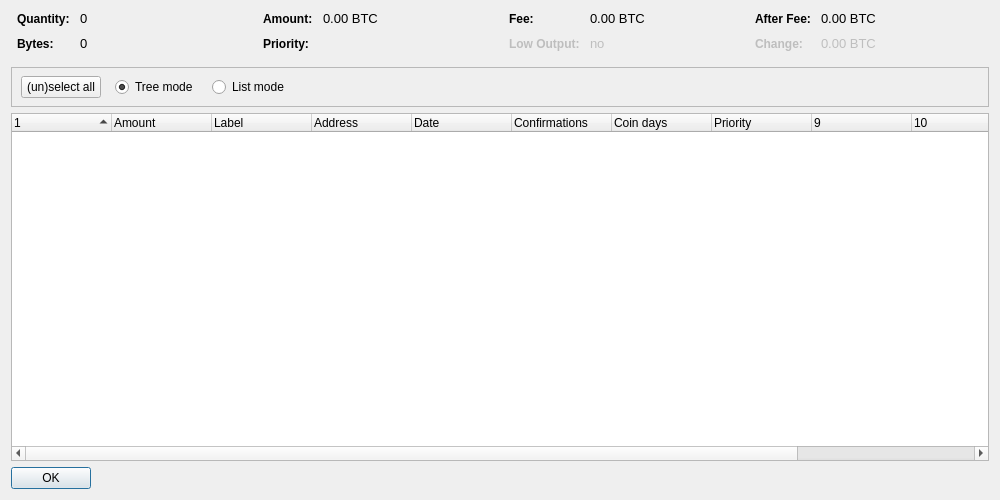
<?xml version="1.0" encoding="UTF-8"?>
<ui version="4.0">
 <class>CoinControlDialog</class>
 <widget class="QDialog" name="CoinControlDialog">
  <property name="geometry">
   <rect>
    <x>0</x>
    <y>0</y>
    <width>1000</width>
    <height>500</height>
   </rect>
  </property>
  <property name="windowTitle">
   <string>Coin Control</string>
  </property>
  <layout class="QVBoxLayout" name="verticalLayout">
   <item>
    <layout class="QHBoxLayout" name="horizontalLayoutTop" stretch="0,0,0,0">
     <property name="topMargin">
      <number>0</number>
     </property>
     <property name="bottomMargin">
      <number>10</number>
     </property>
     <item>
      <layout class="QFormLayout" name="formLayoutCoinControl1">
       <property name="horizontalSpacing">
        <number>10</number>
       </property>
       <property name="verticalSpacing">
        <number>10</number>
       </property>
       <property name="leftMargin">
        <number>6</number>
       </property>
       <property name="rightMargin">
        <number>6</number>
       </property>
       <item row="0" column="0">
        <widget class="QLabel" name="labelCoinControlQuantityText">
         <property name="font">
          <font>
           <weight>75</weight>
           <bold>true</bold>
          </font>
         </property>
         <property name="text">
          <string>Quantity:</string>
         </property>
        </widget>
       </item>
       <item row="0" column="1">
        <widget class="QLabel" name="labelCoinControlQuantity">
         <property name="font">
          <font>
           
           <pointsize>10</pointsize>
          </font>
         </property>
         <property name="cursor">
          <cursorShape>IBeamCursor</cursorShape>
         </property>
         <property name="contextMenuPolicy">
          <enum>Qt::ActionsContextMenu</enum>
         </property>
         <property name="text">
          <string>0</string>
         </property>
         <property name="textInteractionFlags">
          <set>Qt::LinksAccessibleByMouse|Qt::TextSelectableByKeyboard|Qt::TextSelectableByMouse</set>
         </property>
        </widget>
       </item>
       <item row="1" column="0">
        <widget class="QLabel" name="labelCoinControlBytesText">
         <property name="font">
          <font>
           <weight>75</weight>
           <bold>true</bold>
          </font>
         </property>
         <property name="text">
          <string>Bytes:</string>
         </property>
        </widget>
       </item>
       <item row="1" column="1">
        <widget class="QLabel" name="labelCoinControlBytes">
         <property name="font">
          <font>
           
           <pointsize>10</pointsize>
          </font>
         </property>
         <property name="cursor">
          <cursorShape>IBeamCursor</cursorShape>
         </property>
         <property name="contextMenuPolicy">
          <enum>Qt::ActionsContextMenu</enum>
         </property>
         <property name="text">
          <string>0</string>
         </property>
         <property name="textInteractionFlags">
          <set>Qt::LinksAccessibleByMouse|Qt::TextSelectableByKeyboard|Qt::TextSelectableByMouse</set>
         </property>
        </widget>
       </item>
      </layout>
     </item>
     <item>
      <layout class="QFormLayout" name="formLayoutCoinControl2">
       <property name="horizontalSpacing">
        <number>10</number>
       </property>
       <property name="verticalSpacing">
        <number>10</number>
       </property>
       <property name="leftMargin">
        <number>6</number>
       </property>
       <property name="rightMargin">
        <number>6</number>
       </property>
       <item row="0" column="0">
        <widget class="QLabel" name="labelCoinControlAmountText">
         <property name="font">
          <font>
           <weight>75</weight>
           <bold>true</bold>
          </font>
         </property>
         <property name="text">
          <string>Amount:</string>
         </property>
        </widget>
       </item>
       <item row="0" column="1">
        <widget class="QLabel" name="labelCoinControlAmount">
         <property name="font">
          <font>
           
           <pointsize>10</pointsize>
          </font>
         </property>
         <property name="cursor">
          <cursorShape>IBeamCursor</cursorShape>
         </property>
         <property name="contextMenuPolicy">
          <enum>Qt::ActionsContextMenu</enum>
         </property>
         <property name="text">
          <string>0.00 BTC</string>
         </property>
         <property name="textInteractionFlags">
          <set>Qt::LinksAccessibleByMouse|Qt::TextSelectableByKeyboard|Qt::TextSelectableByMouse</set>
         </property>
        </widget>
       </item>
       <item row="1" column="0">
        <widget class="QLabel" name="labelCoinControlPriorityText">
         <property name="font">
          <font>
           <weight>75</weight>
           <bold>true</bold>
          </font>
         </property>
         <property name="text">
          <string>Priority:</string>
         </property>
        </widget>
       </item>
       <item row="1" column="1">
        <widget class="QLabel" name="labelCoinControlPriority">
         <property name="font">
          <font>
           
           <pointsize>10</pointsize>
          </font>
         </property>
         <property name="cursor">
          <cursorShape>IBeamCursor</cursorShape>
         </property>
         <property name="contextMenuPolicy">
          <enum>Qt::ActionsContextMenu</enum>
         </property>
         <property name="text">
          <string/>
         </property>
         <property name="textInteractionFlags">
          <set>Qt::LinksAccessibleByMouse|Qt::TextSelectableByKeyboard|Qt::TextSelectableByMouse</set>
         </property>
        </widget>
       </item>
      </layout>
     </item>
     <item>
      <layout class="QFormLayout" name="formLayoutCoinControl3">
       <property name="horizontalSpacing">
        <number>10</number>
       </property>
       <property name="verticalSpacing">
        <number>10</number>
       </property>
       <property name="leftMargin">
        <number>6</number>
       </property>
       <property name="rightMargin">
        <number>6</number>
       </property>
       <item row="0" column="0">
        <widget class="QLabel" name="labelCoinControlFeeText">
         <property name="font">
          <font>
           <weight>75</weight>
           <bold>true</bold>
          </font>
         </property>
         <property name="text">
          <string>Fee:</string>
         </property>
        </widget>
       </item>
       <item row="0" column="1">
        <widget class="QLabel" name="labelCoinControlFee">
         <property name="font">
          <font>
           
           <pointsize>10</pointsize>
          </font>
         </property>
         <property name="cursor">
          <cursorShape>IBeamCursor</cursorShape>
         </property>
         <property name="contextMenuPolicy">
          <enum>Qt::ActionsContextMenu</enum>
         </property>
         <property name="text">
          <string>0.00 BTC</string>
         </property>
         <property name="textInteractionFlags">
          <set>Qt::LinksAccessibleByMouse|Qt::TextSelectableByKeyboard|Qt::TextSelectableByMouse</set>
         </property>
        </widget>
       </item>
       <item row="1" column="0">
        <widget class="QLabel" name="labelCoinControlLowOutputText">
         <property name="enabled">
          <bool>false</bool>
         </property>
         <property name="font">
          <font>
           <weight>75</weight>
           <bold>true</bold>
          </font>
         </property>
         <property name="text">
          <string>Low Output:</string>
         </property>
        </widget>
       </item>
       <item row="1" column="1">
        <widget class="QLabel" name="labelCoinControlLowOutput">
         <property name="enabled">
          <bool>false</bool>
         </property>
         <property name="font">
          <font>
           
           <pointsize>10</pointsize>
          </font>
         </property>
         <property name="cursor">
          <cursorShape>IBeamCursor</cursorShape>
         </property>
         <property name="contextMenuPolicy">
          <enum>Qt::ActionsContextMenu</enum>
         </property>
         <property name="text">
          <string>no</string>
         </property>
         <property name="textInteractionFlags">
          <set>Qt::LinksAccessibleByMouse|Qt::TextSelectableByKeyboard|Qt::TextSelectableByMouse</set>
         </property>
        </widget>
       </item>
      </layout>
     </item>
     <item>
      <layout class="QFormLayout" name="formLayoutCoinControl4">
       <property name="horizontalSpacing">
        <number>10</number>
       </property>
       <property name="verticalSpacing">
        <number>10</number>
       </property>
       <property name="leftMargin">
        <number>6</number>
       </property>
       <property name="rightMargin">
        <number>6</number>
       </property>
       <item row="0" column="0">
        <widget class="QLabel" name="labelCoinControlAfterFeeText">
         <property name="font">
          <font>
           <weight>75</weight>
           <bold>true</bold>
          </font>
         </property>
         <property name="text">
          <string>After Fee:</string>
         </property>
        </widget>
       </item>
       <item row="0" column="1">
        <widget class="QLabel" name="labelCoinControlAfterFee">
         <property name="font">
          <font>
           
           <pointsize>10</pointsize>
          </font>
         </property>
         <property name="cursor">
          <cursorShape>IBeamCursor</cursorShape>
         </property>
         <property name="contextMenuPolicy">
          <enum>Qt::ActionsContextMenu</enum>
         </property>
         <property name="text">
          <string>0.00 BTC</string>
         </property>
         <property name="textInteractionFlags">
          <set>Qt::LinksAccessibleByMouse|Qt::TextSelectableByKeyboard|Qt::TextSelectableByMouse</set>
         </property>
        </widget>
       </item>
       <item row="1" column="0">
        <widget class="QLabel" name="labelCoinControlChangeText">
         <property name="enabled">
          <bool>false</bool>
         </property>
         <property name="font">
          <font>
           <weight>75</weight>
           <bold>true</bold>
          </font>
         </property>
         <property name="text">
          <string>Change:</string>
         </property>
        </widget>
       </item>
       <item row="1" column="1">
        <widget class="QLabel" name="labelCoinControlChange">
         <property name="enabled">
          <bool>false</bool>
         </property>
         <property name="font">
          <font>
           
           <pointsize>10</pointsize>
          </font>
         </property>
         <property name="cursor">
          <cursorShape>IBeamCursor</cursorShape>
         </property>
         <property name="contextMenuPolicy">
          <enum>Qt::ActionsContextMenu</enum>
         </property>
         <property name="text">
          <string>0.00 BTC</string>
         </property>
         <property name="textInteractionFlags">
          <set>Qt::LinksAccessibleByMouse|Qt::TextSelectableByKeyboard|Qt::TextSelectableByMouse</set>
         </property>
        </widget>
       </item>
      </layout>
     </item>
    </layout>
   </item>
   <item>
    <widget class="QFrame" name="frame">
     <property name="minimumSize">
      <size>
       <width>0</width>
       <height>40</height>
      </size>
     </property>
     <property name="frameShape">
      <enum>QFrame::StyledPanel</enum>
     </property>
     <property name="frameShadow">
      <enum>QFrame::Sunken</enum>
     </property>
     <widget class="QWidget" name="horizontalLayoutWidget">
      <property name="geometry">
       <rect>
        <x>10</x>
        <y>0</y>
        <width>781</width>
        <height>41</height>
       </rect>
      </property>
      <layout class="QHBoxLayout" name="horizontalLayoutPanel" stretch="0,0,0,0">
       <property name="spacing">
        <number>14</number>
       </property>
       <item>
        <widget class="QPushButton" name="pushButtonSelectAll">
         <property name="sizePolicy">
          <sizepolicy hsizetype="Maximum" vsizetype="Fixed">
           <horstretch>0</horstretch>
           <verstretch>0</verstretch>
          </sizepolicy>
         </property>
         <property name="text">
          <string>(un)select all</string>
         </property>
        </widget>
       </item>
       <item>
        <widget class="QRadioButton" name="radioTreeMode">
         <property name="sizePolicy">
          <sizepolicy hsizetype="Maximum" vsizetype="Fixed">
           <horstretch>0</horstretch>
           <verstretch>0</verstretch>
          </sizepolicy>
         </property>
         <property name="text">
          <string>Tree mode</string>
         </property>
         <property name="checked">
          <bool>true</bool>
         </property>
        </widget>
       </item>
       <item>
        <widget class="QRadioButton" name="radioListMode">
         <property name="sizePolicy">
          <sizepolicy hsizetype="Maximum" vsizetype="Fixed">
           <horstretch>0</horstretch>
           <verstretch>0</verstretch>
          </sizepolicy>
         </property>
         <property name="text">
          <string>List mode</string>
         </property>
        </widget>
       </item>
       <item>
        <spacer name="horizontalSpacer">
         <property name="orientation">
          <enum>Qt::Horizontal</enum>
         </property>
         <property name="sizeHint" stdset="0">
          <size>
           <width>40</width>
           <height>20</height>
          </size>
         </property>
        </spacer>
       </item>
      </layout>
     </widget>
    </widget>
   </item>
   <item>
    <widget class="CoinControlTreeWidget" name="treeWidget">
     <property name="contextMenuPolicy">
      <enum>Qt::CustomContextMenu</enum>
     </property>
     <property name="sortingEnabled">
      <bool>false</bool>
     </property>
     <property name="columnCount">
      <number>12</number>
     </property>
     <attribute name="headerShowSortIndicator" stdset="0">
      <bool>true</bool>
     </attribute>
     <attribute name="headerStretchLastSection">
      <bool>false</bool>
     </attribute>
     <column>
      <property name="text">
       <string/>
      </property>
     </column>
     <column>
      <property name="text">
       <string>Amount</string>
      </property>
     </column>
     <column>
      <property name="text">
       <string notr="true">Label</string>
      </property>
     </column>
     <column>
      <property name="text">
       <string>Address</string>
      </property>
     </column>
     <column>
      <property name="text">
       <string>Date</string>
      </property>
     </column>
     <column>
      <property name="text">
       <string>Confirmations</string>
      </property>
      <property name="toolTip">
       <string>Confirmed</string>
      </property>
     </column>
     <column>
      <property name="text">
       <string>Coin days</string>
      </property>
     </column>
     <column>
      <property name="text">
       <string>Priority</string>
      </property>
     </column>
     <column>
      <property name="text">
       <string/>
      </property>
     </column>
     <column>
      <property name="text">
       <string/>
      </property>
     </column>
     <column>
      <property name="text">
       <string/>
      </property>
     </column>
     <column>
      <property name="text">
       <string/>
      </property>
     </column>
    </widget>
   </item>
   <item>
    <widget class="QDialogButtonBox" name="buttonBox">
     <property name="sizePolicy">
      <sizepolicy hsizetype="Maximum" vsizetype="Fixed">
       <horstretch>0</horstretch>
       <verstretch>0</verstretch>
      </sizepolicy>
     </property>
     <property name="orientation">
      <enum>Qt::Horizontal</enum>
     </property>
     <property name="standardButtons">
      <set>QDialogButtonBox::Ok</set>
     </property>
    </widget>
   </item>
  </layout>
 </widget>
 <customwidgets>
  <customwidget>
   <class>CoinControlTreeWidget</class>
   <extends>QTreeWidget</extends>
   <header>coincontroltreewidget.h</header>
  </customwidget>
 </customwidgets>
 <resources/>
 <connections/>
</ui>
